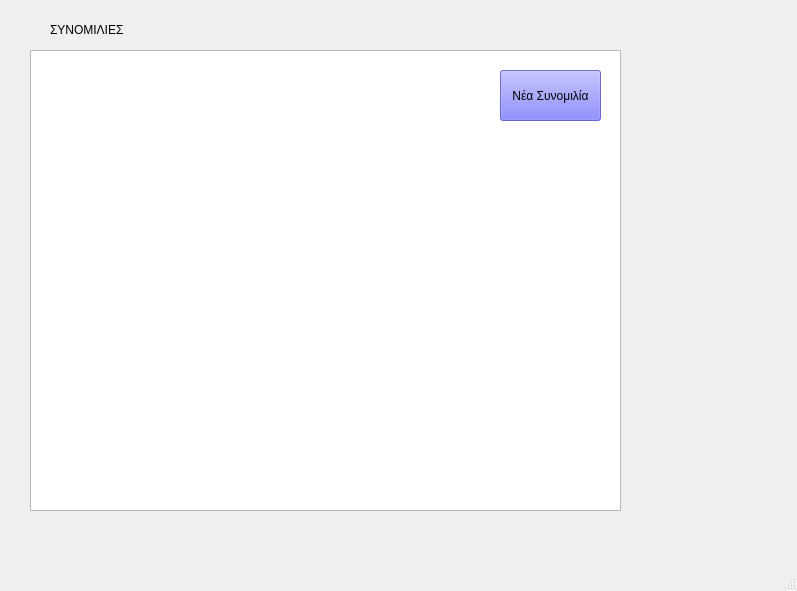
<?xml version="1.0" encoding="UTF-8"?>
<ui version="4.0">
 <class>MainWindow</class>
 <widget class="QMainWindow" name="MainWindow">
  <property name="geometry">
   <rect>
    <x>0</x>
    <y>0</y>
    <width>797</width>
    <height>591</height>
   </rect>
  </property>
  <property name="windowTitle">
   <string>MainWindow</string>
  </property>
  <widget class="QWidget" name="centralwidget">
   <widget class="QLabel" name="messagesLabel">
    <property name="geometry">
     <rect>
      <x>50</x>
      <y>20</y>
      <width>91</width>
      <height>20</height>
     </rect>
    </property>
    <property name="text">
     <string>ΣΥΝΟΜΙΛΙΕΣ</string>
    </property>
   </widget>
   <widget class="QListWidget" name="messagesListWidget">
    <property name="geometry">
     <rect>
      <x>30</x>
      <y>50</y>
      <width>591</width>
      <height>461</height>
     </rect>
    </property>
    <property name="cursor" stdset="0">
     <cursorShape>CrossCursor</cursorShape>
    </property>
   </widget>
   <widget class="QPushButton" name="newChatButton">
    <property name="geometry">
     <rect>
      <x>500</x>
      <y>70</y>
      <width>101</width>
      <height>51</height>
     </rect>
    </property>
    <property name="palette">
     <palette>
      <active>
       <colorrole role="WindowText">
        <brush brushstyle="SolidPattern">
         <color alpha="255">
          <red>0</red>
          <green>0</green>
          <blue>0</blue>
         </color>
        </brush>
       </colorrole>
       <colorrole role="Button">
        <brush brushstyle="SolidPattern">
         <color alpha="179">
          <red>85</red>
          <green>85</green>
          <blue>255</blue>
         </color>
        </brush>
       </colorrole>
       <colorrole role="Light">
        <brush brushstyle="SolidPattern">
         <color alpha="179">
          <red>212</red>
          <green>212</green>
          <blue>255</blue>
         </color>
        </brush>
       </colorrole>
       <colorrole role="Midlight">
        <brush brushstyle="SolidPattern">
         <color alpha="179">
          <red>148</red>
          <green>148</green>
          <blue>255</blue>
         </color>
        </brush>
       </colorrole>
       <colorrole role="Dark">
        <brush brushstyle="SolidPattern">
         <color alpha="179">
          <red>42</red>
          <green>42</green>
          <blue>127</blue>
         </color>
        </brush>
       </colorrole>
       <colorrole role="Mid">
        <brush brushstyle="SolidPattern">
         <color alpha="179">
          <red>57</red>
          <green>57</green>
          <blue>170</blue>
         </color>
        </brush>
       </colorrole>
       <colorrole role="Text">
        <brush brushstyle="SolidPattern">
         <color alpha="255">
          <red>0</red>
          <green>0</green>
          <blue>0</blue>
         </color>
        </brush>
       </colorrole>
       <colorrole role="BrightText">
        <brush brushstyle="SolidPattern">
         <color alpha="255">
          <red>255</red>
          <green>255</green>
          <blue>255</blue>
         </color>
        </brush>
       </colorrole>
       <colorrole role="ButtonText">
        <brush brushstyle="SolidPattern">
         <color alpha="255">
          <red>0</red>
          <green>0</green>
          <blue>0</blue>
         </color>
        </brush>
       </colorrole>
       <colorrole role="Base">
        <brush brushstyle="SolidPattern">
         <color alpha="255">
          <red>255</red>
          <green>255</green>
          <blue>255</blue>
         </color>
        </brush>
       </colorrole>
       <colorrole role="Window">
        <brush brushstyle="SolidPattern">
         <color alpha="179">
          <red>85</red>
          <green>85</green>
          <blue>255</blue>
         </color>
        </brush>
       </colorrole>
       <colorrole role="Shadow">
        <brush brushstyle="SolidPattern">
         <color alpha="255">
          <red>0</red>
          <green>0</green>
          <blue>0</blue>
         </color>
        </brush>
       </colorrole>
       <colorrole role="AlternateBase">
        <brush brushstyle="SolidPattern">
         <color alpha="217">
          <red>170</red>
          <green>170</green>
          <blue>255</blue>
         </color>
        </brush>
       </colorrole>
       <colorrole role="ToolTipBase">
        <brush brushstyle="SolidPattern">
         <color alpha="255">
          <red>255</red>
          <green>255</green>
          <blue>220</blue>
         </color>
        </brush>
       </colorrole>
       <colorrole role="ToolTipText">
        <brush brushstyle="SolidPattern">
         <color alpha="255">
          <red>0</red>
          <green>0</green>
          <blue>0</blue>
         </color>
        </brush>
       </colorrole>
       <colorrole role="PlaceholderText">
        <brush brushstyle="SolidPattern">
         <color alpha="127">
          <red>0</red>
          <green>0</green>
          <blue>0</blue>
         </color>
        </brush>
       </colorrole>
       <colorrole role="Accent">
        <brush brushstyle="SolidPattern">
         <color alpha="255">
          <red>255</red>
          <green>255</green>
          <blue>255</blue>
         </color>
        </brush>
       </colorrole>
      </active>
      <inactive>
       <colorrole role="WindowText">
        <brush brushstyle="SolidPattern">
         <color alpha="255">
          <red>0</red>
          <green>0</green>
          <blue>0</blue>
         </color>
        </brush>
       </colorrole>
       <colorrole role="Button">
        <brush brushstyle="SolidPattern">
         <color alpha="179">
          <red>85</red>
          <green>85</green>
          <blue>255</blue>
         </color>
        </brush>
       </colorrole>
       <colorrole role="Light">
        <brush brushstyle="SolidPattern">
         <color alpha="179">
          <red>212</red>
          <green>212</green>
          <blue>255</blue>
         </color>
        </brush>
       </colorrole>
       <colorrole role="Midlight">
        <brush brushstyle="SolidPattern">
         <color alpha="179">
          <red>148</red>
          <green>148</green>
          <blue>255</blue>
         </color>
        </brush>
       </colorrole>
       <colorrole role="Dark">
        <brush brushstyle="SolidPattern">
         <color alpha="179">
          <red>42</red>
          <green>42</green>
          <blue>127</blue>
         </color>
        </brush>
       </colorrole>
       <colorrole role="Mid">
        <brush brushstyle="SolidPattern">
         <color alpha="179">
          <red>57</red>
          <green>57</green>
          <blue>170</blue>
         </color>
        </brush>
       </colorrole>
       <colorrole role="Text">
        <brush brushstyle="SolidPattern">
         <color alpha="255">
          <red>0</red>
          <green>0</green>
          <blue>0</blue>
         </color>
        </brush>
       </colorrole>
       <colorrole role="BrightText">
        <brush brushstyle="SolidPattern">
         <color alpha="255">
          <red>255</red>
          <green>255</green>
          <blue>255</blue>
         </color>
        </brush>
       </colorrole>
       <colorrole role="ButtonText">
        <brush brushstyle="SolidPattern">
         <color alpha="255">
          <red>0</red>
          <green>0</green>
          <blue>0</blue>
         </color>
        </brush>
       </colorrole>
       <colorrole role="Base">
        <brush brushstyle="SolidPattern">
         <color alpha="255">
          <red>255</red>
          <green>255</green>
          <blue>255</blue>
         </color>
        </brush>
       </colorrole>
       <colorrole role="Window">
        <brush brushstyle="SolidPattern">
         <color alpha="179">
          <red>85</red>
          <green>85</green>
          <blue>255</blue>
         </color>
        </brush>
       </colorrole>
       <colorrole role="Shadow">
        <brush brushstyle="SolidPattern">
         <color alpha="255">
          <red>0</red>
          <green>0</green>
          <blue>0</blue>
         </color>
        </brush>
       </colorrole>
       <colorrole role="AlternateBase">
        <brush brushstyle="SolidPattern">
         <color alpha="217">
          <red>170</red>
          <green>170</green>
          <blue>255</blue>
         </color>
        </brush>
       </colorrole>
       <colorrole role="ToolTipBase">
        <brush brushstyle="SolidPattern">
         <color alpha="255">
          <red>255</red>
          <green>255</green>
          <blue>220</blue>
         </color>
        </brush>
       </colorrole>
       <colorrole role="ToolTipText">
        <brush brushstyle="SolidPattern">
         <color alpha="255">
          <red>0</red>
          <green>0</green>
          <blue>0</blue>
         </color>
        </brush>
       </colorrole>
       <colorrole role="PlaceholderText">
        <brush brushstyle="SolidPattern">
         <color alpha="127">
          <red>0</red>
          <green>0</green>
          <blue>0</blue>
         </color>
        </brush>
       </colorrole>
       <colorrole role="Accent">
        <brush brushstyle="SolidPattern">
         <color alpha="255">
          <red>255</red>
          <green>255</green>
          <blue>255</blue>
         </color>
        </brush>
       </colorrole>
      </inactive>
      <disabled>
       <colorrole role="WindowText">
        <brush brushstyle="SolidPattern">
         <color alpha="179">
          <red>42</red>
          <green>42</green>
          <blue>127</blue>
         </color>
        </brush>
       </colorrole>
       <colorrole role="Button">
        <brush brushstyle="SolidPattern">
         <color alpha="179">
          <red>85</red>
          <green>85</green>
          <blue>255</blue>
         </color>
        </brush>
       </colorrole>
       <colorrole role="Light">
        <brush brushstyle="SolidPattern">
         <color alpha="179">
          <red>212</red>
          <green>212</green>
          <blue>255</blue>
         </color>
        </brush>
       </colorrole>
       <colorrole role="Midlight">
        <brush brushstyle="SolidPattern">
         <color alpha="179">
          <red>148</red>
          <green>148</green>
          <blue>255</blue>
         </color>
        </brush>
       </colorrole>
       <colorrole role="Dark">
        <brush brushstyle="SolidPattern">
         <color alpha="179">
          <red>42</red>
          <green>42</green>
          <blue>127</blue>
         </color>
        </brush>
       </colorrole>
       <colorrole role="Mid">
        <brush brushstyle="SolidPattern">
         <color alpha="179">
          <red>57</red>
          <green>57</green>
          <blue>170</blue>
         </color>
        </brush>
       </colorrole>
       <colorrole role="Text">
        <brush brushstyle="SolidPattern">
         <color alpha="179">
          <red>42</red>
          <green>42</green>
          <blue>127</blue>
         </color>
        </brush>
       </colorrole>
       <colorrole role="BrightText">
        <brush brushstyle="SolidPattern">
         <color alpha="255">
          <red>255</red>
          <green>255</green>
          <blue>255</blue>
         </color>
        </brush>
       </colorrole>
       <colorrole role="ButtonText">
        <brush brushstyle="SolidPattern">
         <color alpha="179">
          <red>42</red>
          <green>42</green>
          <blue>127</blue>
         </color>
        </brush>
       </colorrole>
       <colorrole role="Base">
        <brush brushstyle="SolidPattern">
         <color alpha="179">
          <red>85</red>
          <green>85</green>
          <blue>255</blue>
         </color>
        </brush>
       </colorrole>
       <colorrole role="Window">
        <brush brushstyle="SolidPattern">
         <color alpha="179">
          <red>85</red>
          <green>85</green>
          <blue>255</blue>
         </color>
        </brush>
       </colorrole>
       <colorrole role="Shadow">
        <brush brushstyle="SolidPattern">
         <color alpha="255">
          <red>0</red>
          <green>0</green>
          <blue>0</blue>
         </color>
        </brush>
       </colorrole>
       <colorrole role="AlternateBase">
        <brush brushstyle="SolidPattern">
         <color alpha="179">
          <red>85</red>
          <green>85</green>
          <blue>255</blue>
         </color>
        </brush>
       </colorrole>
       <colorrole role="ToolTipBase">
        <brush brushstyle="SolidPattern">
         <color alpha="255">
          <red>255</red>
          <green>255</green>
          <blue>220</blue>
         </color>
        </brush>
       </colorrole>
       <colorrole role="ToolTipText">
        <brush brushstyle="SolidPattern">
         <color alpha="255">
          <red>0</red>
          <green>0</green>
          <blue>0</blue>
         </color>
        </brush>
       </colorrole>
       <colorrole role="PlaceholderText">
        <brush brushstyle="SolidPattern">
         <color alpha="89">
          <red>42</red>
          <green>42</green>
          <blue>127</blue>
         </color>
        </brush>
       </colorrole>
       <colorrole role="Accent">
        <brush brushstyle="SolidPattern">
         <color alpha="179">
          <red>161</red>
          <green>161</green>
          <blue>255</blue>
         </color>
        </brush>
       </colorrole>
      </disabled>
     </palette>
    </property>
    <property name="text">
     <string>Νέα Συνομιλία</string>
    </property>
   </widget>
  </widget>
  <widget class="QMenuBar" name="menubar">
   <property name="geometry">
    <rect>
     <x>0</x>
     <y>0</y>
     <width>797</width>
     <height>33</height>
    </rect>
   </property>
  </widget>
  <widget class="QStatusBar" name="statusbar"/>
 </widget>
 <resources/>
 <connections/>
</ui>
